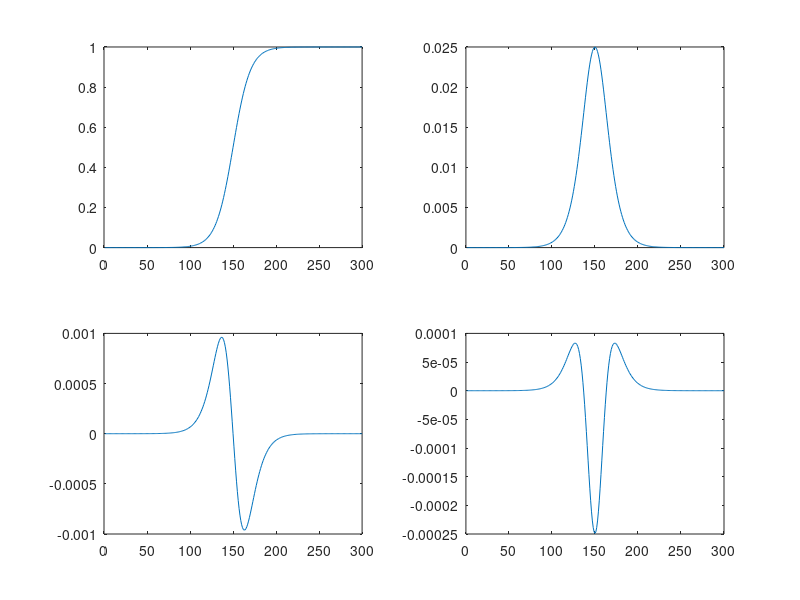

The MATLAB source for this figure:
% Matlab/Octave code example

function derivdemo1

% Create an independent variable ("x-axis")
increment=1;
x=[1:increment:300];

% Create a sigmoidal ("S-shaped") signal as a function of x, centered at x=150
y=sigmoid(x,150,10);

% Plot the signal and its 1st, 2nd, and 3rd derivatives in the four quadrants of the plot window
subplot(2,2,1)
plot(x,y)
subplot(2,2,2)
plot(x,deriv(y))
subplot(2,2,3)
plot(x,deriv2(y))
subplot(2,2,4)
plot(x,deriv3(y))

% Internal sub-functions

function d=deriv(a)
% First derivative of vector using 2-point central difference.
% Example: deriv([1 1 1 2 3 4]) yeilds [0 0 .5 1 1 1]
%  T. C. O'Haver, 1988.
n=length(a);
d=zeros(size(a));
d(1)=a(2)-a(1);
d(n)=a(n)-a(n-1);
for j = 2:n-1;
  d(j)=(a(j+1)-a(j-1)) ./ 2;
end

function d=deriv2(a)
% Second derivative of vector using 3-point central difference.
%  T. C. O'Haver, 2006.
n=length(a);
for j = 2:n-1;
  d(j)=a(j+1) - 2.*a(j) + a(j-1);
end
d(1)=d(2);
d(n)=d(n-1);

function d3=deriv3(a)
% Third derivative of vector a
%  T. C. O'Haver, 2008.
n=length(a);
for j = 3:n-2;
  d3(j)=a(j+2) - 2.*a(j+1) + 2.*a(j-1) - a(j-2);
end
d3(1:2)=d3(3);
d3(n-1:n)=d3(n-2);

function g=sigmoid(x,t1,t2)
g=1./(1 + exp((t1 - x)./t2));
